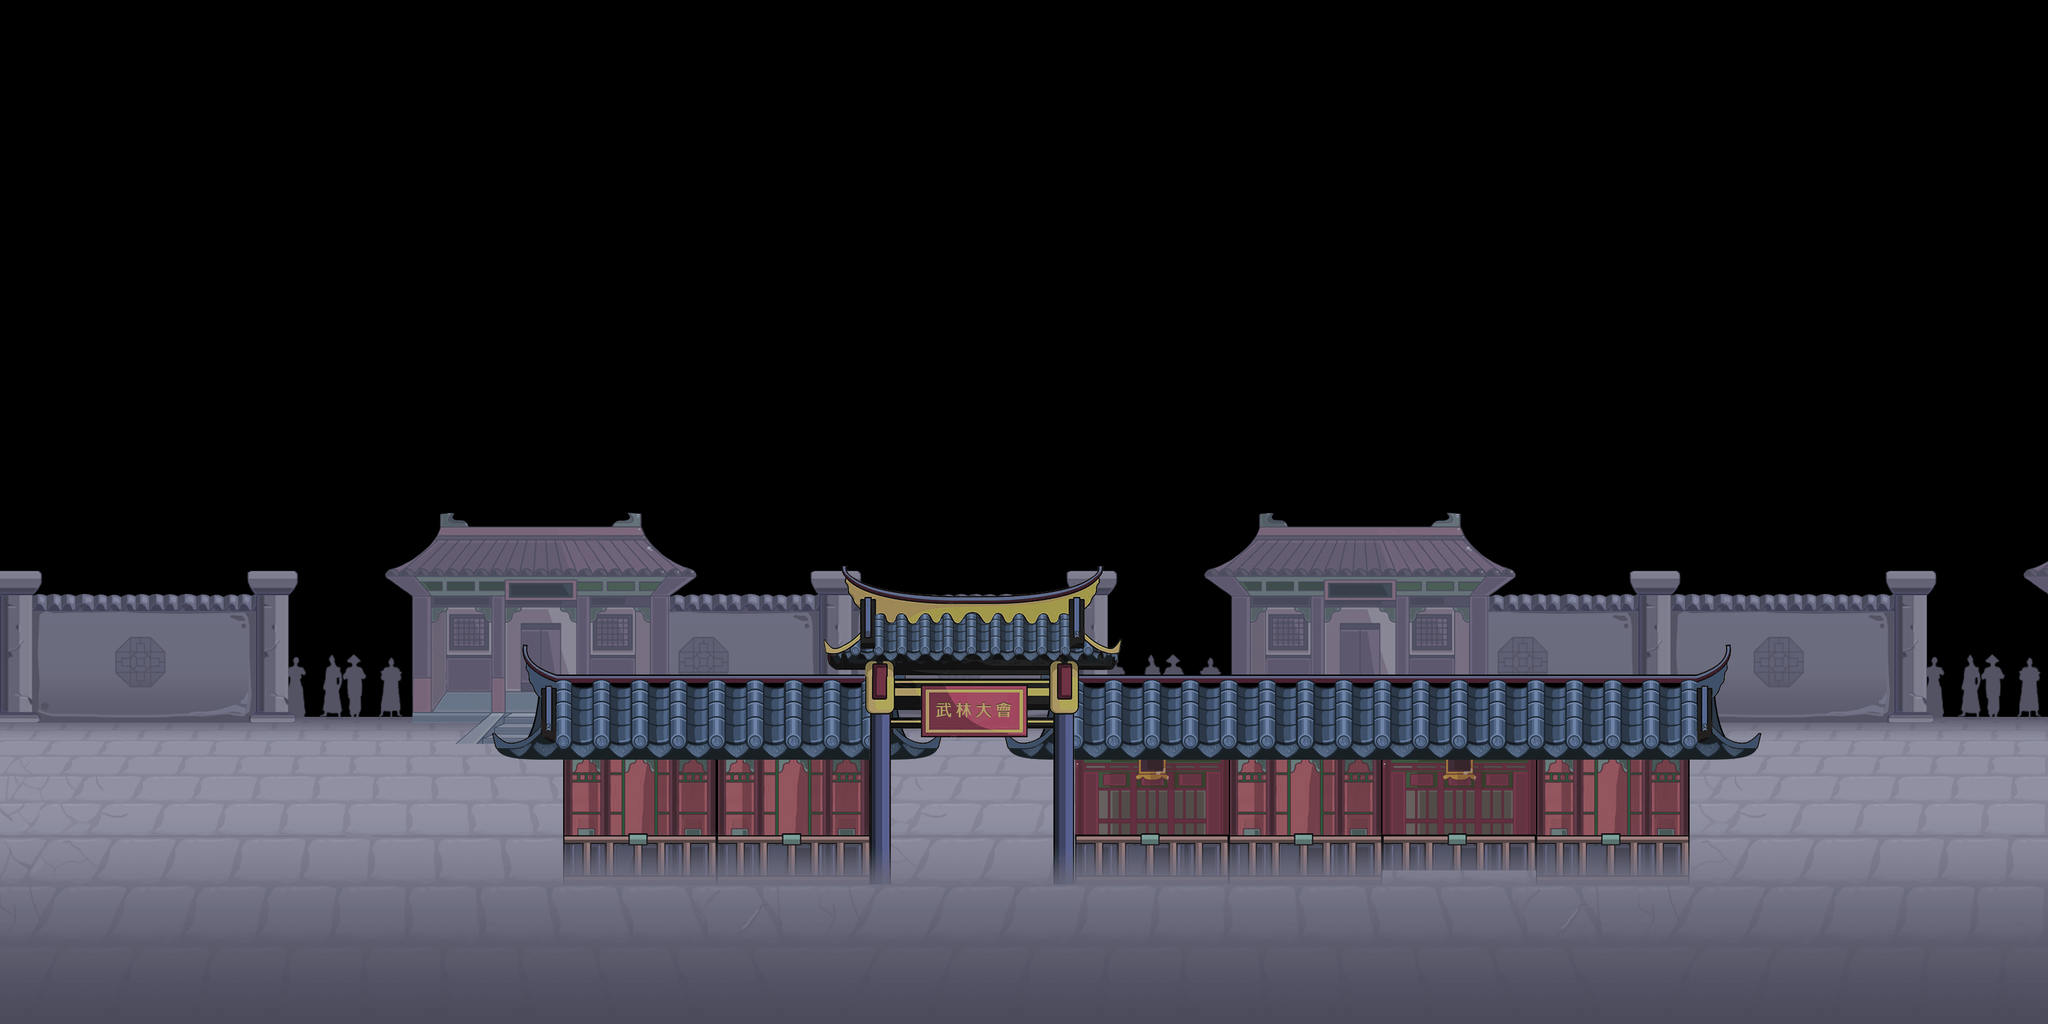

This is a level from a 2D game, rendered from its Tiled map with the project's own tilesets. A one-line summary and the map file follow, with tile-layer data summarised:
An orthogonal 40x20 tile map with 80x80 px tiles, 5 tile layers (bg2, st2, st1, st3, ...), 11 tilesets and 2 objects.

<map version="1.0" orientation="orthogonal" renderorder="right-down" width="40" height="20" tilewidth="80" tileheight="80" nextobjectid="207">
 <tileset firstgid="1" name="street1" tilewidth="80" tileheight="80" tilecount="42" columns="7">
  <image source="street2_1.png" width="560" height="480" />
 </tileset>
 <tileset firstgid="43" name="street2" tilewidth="80" tileheight="80" tilecount="42" columns="7">
  <image source="street2_2.png" width="560" height="480" />
 </tileset>
 <tileset firstgid="85" name="street3" tilewidth="80" tileheight="80" tilecount="42" columns="6">
  <image source="street2_3.png" width="480" height="560" />
 </tileset>
 <tileset firstgid="127" name="street4" tilewidth="80" tileheight="80" tilecount="35" columns="7">
  <image source="street2_4.png" width="560" height="400" />
 </tileset>
 <tileset firstgid="162" name="street4" tilewidth="80" tileheight="80" tilecount="35" columns="7">
  <image source="street2_4.png" width="560" height="400" />
 </tileset>
 <tileset firstgid="197" name="street1a" tilewidth="80" tileheight="80" tilecount="42" columns="7">
  <image source="street2_1.png" width="560" height="480" />
 </tileset>
 <tileset firstgid="239" name="street1" tilewidth="80" tileheight="80" tilecount="42" columns="7">
  <image source="street2_1.png" width="560" height="480" />
 </tileset>
 <tileset firstgid="281" name="street2" tilewidth="80" tileheight="80" tilecount="42" columns="7">
  <image source="street2_2.png" width="560" height="480" />
 </tileset>
 <tileset firstgid="323" name="street3" tilewidth="80" tileheight="80" tilecount="42" columns="6">
  <image source="street2_3.png" width="480" height="560" />
 </tileset>
 <tileset firstgid="365" name="street4" tilewidth="80" tileheight="80" tilecount="35" columns="7">
  <image source="street2_4.png" width="560" height="400" />
 </tileset>
 <tileset firstgid="400" name="bg2" tilewidth="80" tileheight="80" tilecount="160" columns="16">
  <image source="bg2_3.png" trans="ff00ff" width="1280" height="800" />
 </tileset>
 <layer name="bg2" width="40" height="20">
  <data>[800 cells, 400 non-empty, 160 distinct tile ids]</data>
 </layer>
 <layer name="st2" width="40" height="20">
  <data>[800 cells, 106 non-empty, 43 distinct tile ids]</data>
 </layer>
 <layer name="st1" width="40" height="20">
  <data>[800 cells, 84 non-empty, 30 distinct tile ids]</data>
 </layer>
 <layer name="st3" width="40" height="20">
  <data>[800 cells, 42 non-empty, 42 distinct tile ids]</data>
 </layer>
 <layer name="st4" width="40" height="20">
  <data>[800 cells, 0 non-empty, 0 distinct tile ids]</data>
 </layer>
 <objectgroup name="ground">
  <object id="54" x="0" y="1400" width="3196" height="3" />
 </objectgroup>
 <objectgroup name="under_ground">
  <object id="206" x="4" y="1480" width="3200" height="16" />
 </objectgroup>
</map>
